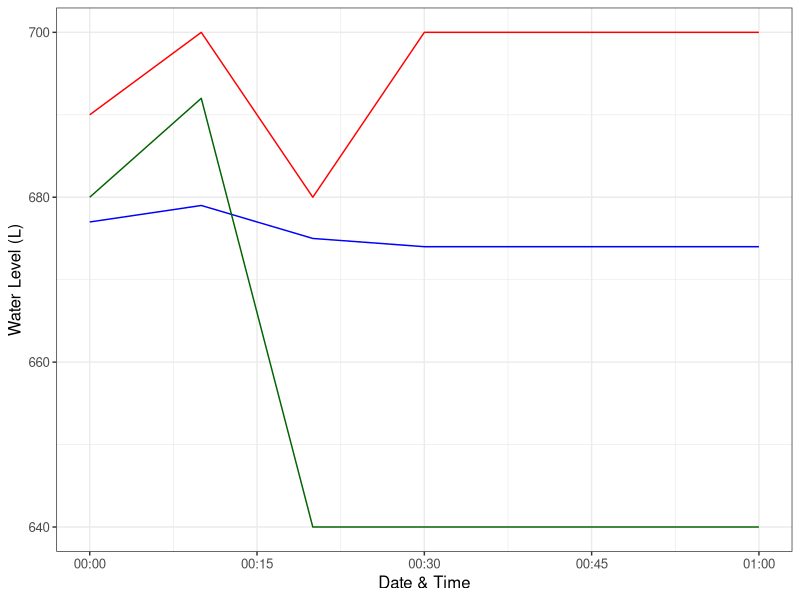
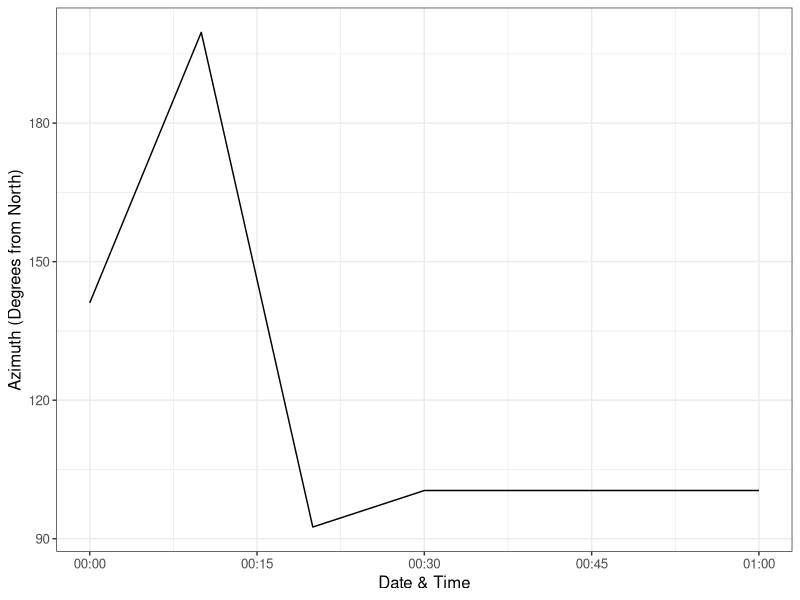
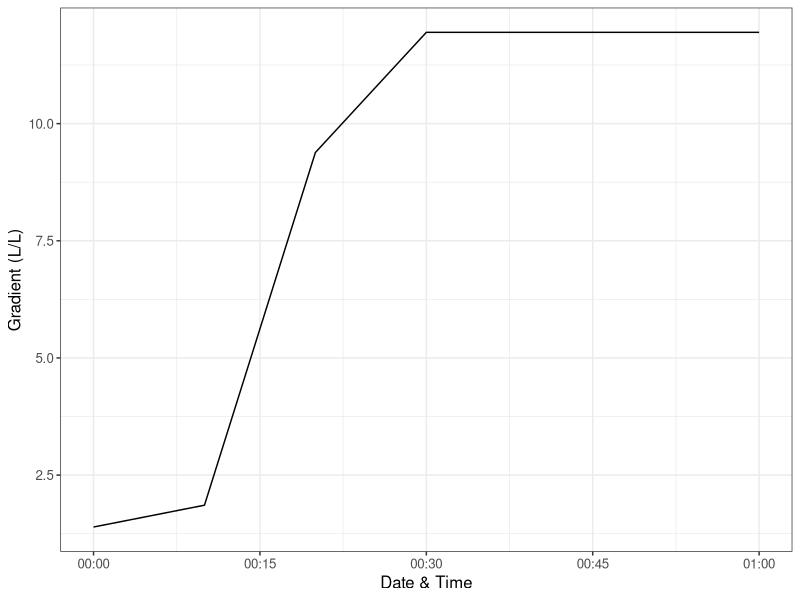
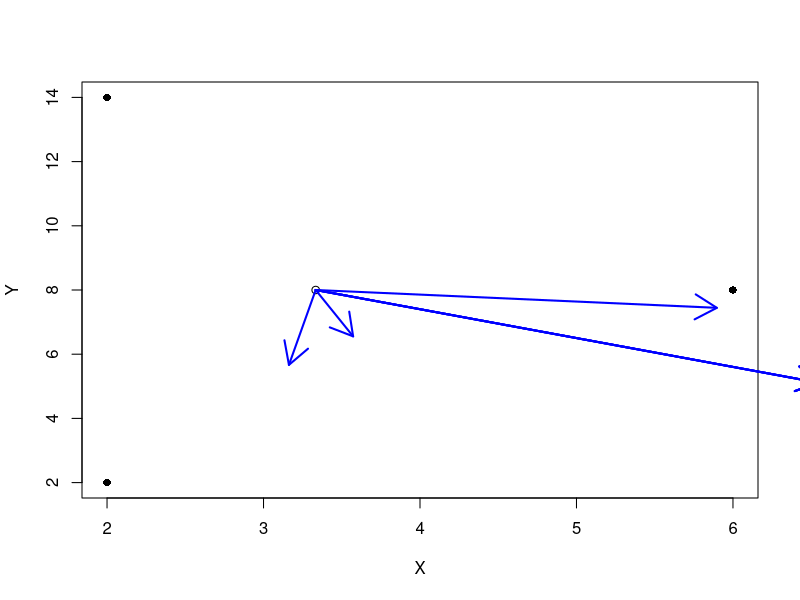

Write the R code that produced these figures, in order.
## ---- chunk 1

library(ggplot2)
library(fields)

## ---- chunk 2
#Constants

#Cartesian coordinates for each well (Example UTM).
#IMPORTANT: Must be in the same length units as water table elevation

#Well 1
x1 <- 2
y1 <- 2

#Well 2
x2 <- 6
y2 <- 8

#Well 3
x3 <- 2
y3 <- 14

#Center of well triangle
xc = (x1+x2+x3)/3
yc = (y1+y2+y3)/3


## ---- chunk 3
#This chunk imports water levels used for gradient calculations. 
#IMPORTANT: Water table elevations from each well must be relative to the same datum (e.g. Mean Sea Level). 


Well_1 <- read.csv('Well_1.csv', sep = ",", header = TRUE)
colnames(Well_1)<-c("Date_Time","Level_1")

Well_1$Date_Time <- as.POSIXct(Well_1$Date_Time, format = "%m/%d/%Y %H:%M")
                                

Well_2 <- read.csv('Well_2.csv', sep = ",", header = TRUE)
colnames(Well_2)<-c("Date_Time","Level_2")

Well_2$Date_Time <- as.POSIXct(Well_2$Date_Time, format = "%m/%d/%Y %H:%M")


Well_3 <- read.csv('Well_3.csv', sep = ",", header = TRUE)

colnames(Well_3)<-c("Date_Time","Level_3")

Well_3$Date_Time <- as.POSIXct(Well_3$Date_Time, format = "%m/%d/%Y %H:%M")


## ---- chunk 4
#Merge data.frames so that each elevation is on the same time-stamp

DATA1 <- merge(Well_1,Well_2, by = "Date_Time")
DATA2 <- merge(DATA1, Well_3, by = "Date_Time")

## ---- chunk 5
#Creates new columns in the merged database to populate calculated values into: 

#hydraulic gradient (L/L)
DATA2$gradient <- NA

#Inferred flow direction (degrees from Y-axis)
DATA2$direction <- NA

# X & Y components of the hydraulic gradient vector. 

DATA2$Vx <- NA

DATA2$Vy <- NA

## ---- chunk 6
#This code assumes a linear change in water level between each well (planar surface), determines the hydraulic gradient at each time-step

#Matrix with x,y coordinates of each well
A <- matrix(c(1,x1,y1,1,x2,y2,1,x3,y3), 3, 3, byrow = TRUE)
colnames(A)[c(1,2,3)] <- c('A','B','C')

  
for (i in 1:nrow(DATA2)) {

#Matrix of water table elevations
  b <- matrix(c(DATA2[i,2], DATA2[i,3], DATA2[i,4]))

  gradient <- solve(A) %*% b
  
  #Pythagorean theorem for calculating maximum gradient, (Vx^2 + Vy^2)^(1/2)
  
  DATA2[i,5] = (gradient[2]^2 + gradient[3]^2)^(1/2)
  
  #Determines which quadrant the direction of maximum gradient, based upon vector components (Vx & Vy), and calculates the azimuth (degrees from Y-axis) for gradients in each of the four possible quadrants
  
  #1st quadrant
  if (gradient[2] > 0 && gradient[3] > 0) {
    DATA2[i,6] = 270 - atan(gradient[3]/gradient[2])*180/pi
  }
  #2nd quadrant
  else if (gradient[2] < 0 && gradient[3] > 0) {
    DATA2[i,6] = 90 - atan(gradient[3]/gradient[2])*180/pi
  }
  #3rd quadrant
  else if (gradient[2] < 0 && gradient[3] < 0) {
    DATA2[i,6] = 90 - atan(gradient[3]/gradient[2])*180/pi
  }
  #4th quadrant
  else   {
    DATA2[i,6] = 270 - atan(gradient[3]/gradient[2])*180/pi
  }
  
# Vx & Vy vector Components
  
  DATA2[i,7] = gradient[2]
  DATA2[i,8] = gradient[3]  

  }
  
## ---- chunk 7

#Plots the water levels, gradients, and direction as time-series

 ggplot(DATA2, aes(Date_Time,Level_1)) + geom_line(color = "blue") + 
  geom_line(data = DATA2, aes(Date_Time,Level_2), color = "darkgreen") + 
  geom_line(data = DATA2, aes(Date_Time,Level_3), color = "red") + 
  theme_bw() +  theme(text = element_text(size=12)) + ylab("Water Level (L)") + 
  xlab("Date & Time") 

ggplot(DATA2, aes(Date_Time,direction)) + geom_line() + 
  theme_bw() +  theme(text = element_text(size=12)) + 
  ylab("Azimuth (Degrees from North)") + xlab("Date & Time") 

ggplot(DATA2, aes(Date_Time,gradient)) + geom_line() +
  theme_bw() + theme(text = element_text(size=12)) + ylab("Gradient (L/L)") + xlab("Date & Time")


## ---- chunk 8

#Plots the inferred direction of groundwater flow as a vector field where the tail of each vector originates at the center of the well triangle

A = data.frame(A)
plot(A$B,A$C, xlab = "X", ylab = "Y", pch = 16)

  points(xc,yc, pch = 1)

  arrow.plot(xc, yc, -(DATA2$Vx), -(DATA2$Vy), arrow.ex = 1,  col = "blue", lwd = 2, true.angle = TRUE)
  
#legend("topleft",
#legend=c("Groundwater Well","Well Center of Gravity", "Flow Direction","Mean Flow Direction"),
#pch = c(19,1,NA, NA),lty = c(NA,NA,1,1), col  = c(col2,"black", "red","blue","darkblue"),  cex=legend_text, inset = 0.01, lwd = 4)
